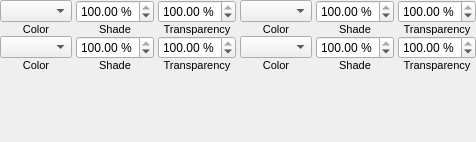
             <widget class="QWidget" name="page_4">
              <layout class="QVBoxLayout" name="verticalLayout_8">
               <property name="leftMargin">
                <number>0</number>
               </property>
               <property name="topMargin">
                <number>0</number>
               </property>
               <property name="rightMargin">
                <number>0</number>
               </property>
               <property name="bottomMargin">
                <number>0</number>
               </property>
               <item>
                <layout class="QGridLayout" name="gridLayout_4">
                 <property name="horizontalSpacing">
                  <number>4</number>
                 </property>
                 <property name="verticalSpacing">
                  <number>0</number>
                 </property>
                 <item row="0" column="1">
                  <layout class="QHBoxLayout" name="horizontalLayout_14">
                   <property name="spacing">
                    <number>4</number>
                   </property>
                   <item>
                    <layout class="QVBoxLayout" name="layoutColorPoint2">
                     <property name="spacing">
                      <number>0</number>
                     </property>
                     <item>
                      <widget class="ColorCombo" name="colorPoint2">
                       <property name="sizePolicy">
                        <sizepolicy hsizetype="Expanding" vsizetype="Fixed">
                         <horstretch>0</horstretch>
                         <verstretch>0</verstretch>
                        </sizepolicy>
                       </property>
                      </widget>
                     </item>
                     <item>
                      <widget class="QLabel" name="label_4">
                       <property name="font">
                        <font>
                         <pointsize>8</pointsize>
                        </font>
                       </property>
                       <property name="text">
                        <string>Color</string>
                       </property>
                       <property name="alignment">
                        <set>Qt::AlignCenter</set>
                       </property>
                      </widget>
                     </item>
                    </layout>
                   </item>
                   <item>
                    <layout class="QVBoxLayout" name="verticalLayout_17">
                     <property name="spacing">
                      <number>0</number>
                     </property>
                     <item>
                      <widget class="ScrSpinBox" name="color2Shade">
                       <property name="suffix">
                        <string> %</string>
                       </property>
                       <property name="minimum">
                        <double>0.000000000000000</double>
                       </property>
                       <property name="maximum">
                        <double>100.000000000000000</double>
                       </property>
                       <property name="singleStep">
                        <double>10.000000000000000</double>
                       </property>
                       <property name="value">
                        <double>100.000000000000000</double>
                       </property>
                      </widget>
                     </item>
                     <item>
                      <widget class="QLabel" name="label_8">
                       <property name="font">
                        <font>
                         <pointsize>8</pointsize>
                        </font>
                       </property>
                       <property name="text">
                        <string>Shade</string>
                       </property>
                       <property name="alignment">
                        <set>Qt::AlignCenter</set>
                       </property>
                      </widget>
                     </item>
                    </layout>
                   </item>
                   <item>
                    <layout class="QVBoxLayout" name="verticalLayout_19">
                     <property name="spacing">
                      <number>0</number>
                     </property>
                     <item>
                      <widget class="ScrSpinBox" name="color2Alpha">
                       <property name="suffix">
                        <string> %</string>
                       </property>
                       <property name="maximum">
                        <double>100.000000000000000</double>
                       </property>
                       <property name="singleStep">
                        <double>10.000000000000000</double>
                       </property>
                       <property name="value">
                        <double>100.000000000000000</double>
                       </property>
                      </widget>
                     </item>
                     <item>
                      <widget class="QLabel" name="label_9">
                       <property name="font">
                        <font>
                         <pointsize>8</pointsize>
                        </font>
                       </property>
                       <property name="text">
                        <string>Transparency</string>
                       </property>
                       <property name="alignment">
                        <set>Qt::AlignCenter</set>
                       </property>
                      </widget>
                     </item>
                    </layout>
                   </item>
                  </layout>
                 </item>
                 <item row="0" column="0">
                  <layout class="QHBoxLayout" name="horizontalLayout_13">
                   <property name="spacing">
                    <number>4</number>
                   </property>
                   <item>
                    <layout class="QVBoxLayout" name="layoutColorPoint1">
                     <property name="spacing">
                      <number>0</number>
                     </property>
                     <item>
                      <widget class="ColorCombo" name="colorPoint1">
                       <property name="sizePolicy">
                        <sizepolicy hsizetype="Expanding" vsizetype="Fixed">
                         <horstretch>0</horstretch>
                         <verstretch>0</verstretch>
                        </sizepolicy>
                       </property>
                      </widget>
                     </item>
                     <item>
                      <widget class="QLabel" name="label">
                       <property name="font">
                        <font>
                         <pointsize>8</pointsize>
                        </font>
                       </property>
                       <property name="text">
                        <string>Color</string>
                       </property>
                       <property name="alignment">
                        <set>Qt::AlignCenter</set>
                       </property>
                      </widget>
                     </item>
                    </layout>
                   </item>
                   <item>
                    <layout class="QVBoxLayout" name="verticalLayout_15">
                     <property name="spacing">
                      <number>0</number>
                     </property>
                     <item>
                      <widget class="ScrSpinBox" name="color1Shade">
                       <property name="suffix">
                        <string> %</string>
                       </property>
                       <property name="minimum">
                        <double>0.000000000000000</double>
                       </property>
                       <property name="maximum">
                        <double>100.000000000000000</double>
                       </property>
                       <property name="singleStep">
                        <double>10.000000000000000</double>
                       </property>
                       <property name="value">
                        <double>100.000000000000000</double>
                       </property>
                      </widget>
                     </item>
                     <item>
                      <widget class="QLabel" name="label_2">
                       <property name="font">
                        <font>
                         <pointsize>8</pointsize>
                        </font>
                       </property>
                       <property name="text">
                        <string>Shade</string>
                       </property>
                       <property name="alignment">
                        <set>Qt::AlignCenter</set>
                       </property>
                      </widget>
                     </item>
                    </layout>
                   </item>
                   <item>
                    <layout class="QVBoxLayout" name="verticalLayout_16">
                     <property name="spacing">
                      <number>0</number>
                     </property>
                     <item>
                      <widget class="ScrSpinBox" name="color1Alpha">
                       <property name="suffix">
                        <string> %</string>
                       </property>
                       <property name="maximum">
                        <double>100.000000000000000</double>
                       </property>
                       <property name="singleStep">
                        <double>10.000000000000000</double>
                       </property>
                       <property name="value">
                        <double>100.000000000000000</double>
                       </property>
                      </widget>
                     </item>
                     <item>
                      <widget class="QLabel" name="label_3">
                       <property name="font">
                        <font>
                         <pointsize>8</pointsize>
                        </font>
                       </property>
                       <property name="text">
                        <string>Transparency</string>
                       </property>
                       <property name="alignment">
                        <set>Qt::AlignCenter</set>
                       </property>
                      </widget>
                     </item>
                    </layout>
                   </item>
                  </layout>
                 </item>
                 <item row="4" column="0">
                  <layout class="QHBoxLayout" name="horizontalLayout_16">
                   <property name="spacing">
                    <number>4</number>
                   </property>
                   <item>
                    <layout class="QVBoxLayout" name="layoutColorPoint3">
                     <property name="spacing">
                      <number>0</number>
                     </property>
                     <item>
                      <widget class="ColorCombo" name="colorPoint4">
                       <property name="sizePolicy">
                        <sizepolicy hsizetype="Expanding" vsizetype="Fixed">
                         <horstretch>0</horstretch>
                         <verstretch>0</verstretch>
                        </sizepolicy>
                       </property>
                      </widget>
                     </item>
                     <item>
                      <widget class="QLabel" name="label_5">
                       <property name="font">
                        <font>
                         <pointsize>8</pointsize>
                        </font>
                       </property>
                       <property name="text">
                        <string>Color</string>
                       </property>
                       <property name="alignment">
                        <set>Qt::AlignCenter</set>
                       </property>
                      </widget>
                     </item>
                    </layout>
                   </item>
                   <item>
                    <layout class="QVBoxLayout" name="verticalLayout_25">
                     <property name="spacing">
                      <number>0</number>
                     </property>
                     <item>
                      <widget class="ScrSpinBox" name="color4Alpha">
                       <property name="suffix">
                        <string> %</string>
                       </property>
                       <property name="maximum">
                        <double>100.000000000000000</double>
                       </property>
                       <property name="singleStep">
                        <double>10.000000000000000</double>
                       </property>
                       <property name="value">
                        <double>100.000000000000000</double>
                       </property>
                      </widget>
                     </item>
                     <item>
                      <widget class="QLabel" name="label_6">
                       <property name="font">
                        <font>
                         <pointsize>8</pointsize>
                        </font>
                       </property>
                       <property name="text">
                        <string>Shade</string>
                       </property>
                       <property name="alignment">
                        <set>Qt::AlignCenter</set>
                       </property>
                      </widget>
                     </item>
                    </layout>
                   </item>
                   <item>
                    <layout class="QVBoxLayout" name="verticalLayout_24">
                     <property name="spacing">
                      <number>0</number>
                     </property>
                     <item>
                      <widget class="ScrSpinBox" name="color4Shade">
                       <property name="suffix">
                        <string> %</string>
                       </property>
                       <property name="minimum">
                        <double>0.000000000000000</double>
                       </property>
                       <property name="maximum">
                        <double>100.000000000000000</double>
                       </property>
                       <property name="singleStep">
                        <double>10.000000000000000</double>
                       </property>
                       <property name="value">
                        <double>100.000000000000000</double>
                       </property>
                      </widget>
                     </item>
                     <item>
                      <widget class="QLabel" name="label_7">
                       <property name="font">
                        <font>
                         <pointsize>8</pointsize>
                        </font>
                       </property>
                       <property name="text">
                        <string>Transparency</string>
                       </property>
                       <property name="alignment">
                        <set>Qt::AlignCenter</set>
                       </property>
                      </widget>
                     </item>
                    </layout>
                   </item>
                  </layout>
                 </item>
                 <item row="4" column="1">
                  <layout class="QHBoxLayout" name="horizontalLayout_15">
                   <property name="spacing">
                    <number>4</number>
                   </property>
                   <item>
                    <layout class="QVBoxLayout" name="layoutColorPoint4">
                     <property name="spacing">
                      <number>0</number>
                     </property>
                     <item>
                      <widget class="ColorCombo" name="colorPoint3">
                       <property name="sizePolicy">
                        <sizepolicy hsizetype="Expanding" vsizetype="Fixed">
                         <horstretch>0</horstretch>
                         <verstretch>0</verstretch>
                        </sizepolicy>
                       </property>
                      </widget>
                     </item>
                     <item>
                      <widget class="QLabel" name="colorPointLabel">
                       <property name="font">
                        <font>
                         <pointsize>8</pointsize>
                        </font>
                       </property>
                       <property name="text">
                        <string>Color</string>
                       </property>
                       <property name="alignment">
                        <set>Qt::AlignCenter</set>
                       </property>
                      </widget>
                     </item>
                    </layout>
                   </item>
                   <item>
                    <layout class="QVBoxLayout" name="verticalLayout_21">
                     <property name="spacing">
                      <number>0</number>
                     </property>
                     <item>
                      <widget class="ScrSpinBox" name="color3Shade">
                       <property name="suffix">
                        <string> %</string>
                       </property>
                       <property name="minimum">
                        <double>0.000000000000000</double>
                       </property>
                       <property name="maximum">
                        <double>100.000000000000000</double>
                       </property>
                       <property name="singleStep">
                        <double>10.000000000000000</double>
                       </property>
                       <property name="value">
                        <double>100.000000000000000</double>
                       </property>
                      </widget>
                     </item>
                     <item>
                      <widget class="QLabel" name="colorShadeLabel">
                       <property name="font">
                        <font>
                         <pointsize>8</pointsize>
                        </font>
                       </property>
                       <property name="text">
                        <string>Shade</string>
                       </property>
                       <property name="alignment">
                        <set>Qt::AlignCenter</set>
                       </property>
                      </widget>
                     </item>
                    </layout>
                   </item>
                   <item>
                    <layout class="QVBoxLayout" name="verticalLayout_22">
                     <property name="spacing">
                      <number>0</number>
                     </property>
                     <item>
                      <widget class="ScrSpinBox" name="color3Alpha">
                       <property name="suffix">
                        <string> %</string>
                       </property>
                       <property name="maximum">
                        <double>100.000000000000000</double>
                       </property>
                       <property name="singleStep">
                        <double>10.000000000000000</double>
                       </property>
                       <property name="value">
                        <double>100.000000000000000</double>
                       </property>
                      </widget>
                     </item>
                     <item>
                      <widget class="QLabel" name="colorAlphaLabel">
                       <property name="font">
                        <font>
                         <pointsize>8</pointsize>
                        </font>
                       </property>
                       <property name="text">
                        <string>Transparency</string>
                       </property>
                       <property name="alignment">
                        <set>Qt::AlignCenter</set>
                       </property>
                      </widget>
                     </item>
                    </layout>
                   </item>
                  </layout>
                 </item>
                </layout>
               </item>
               <item>
                <spacer name="verticalSpacer">
                 <property name="orientation">
                  <enum>Qt::Vertical</enum>
                 </property>
                 <property name="sizeHint" stdset="0">
                  <size>
                   <width>20</width>
                   <height>70</height>
                  </size>
                 </property>
                </spacer>
               </item>
              </layout>
             </widget>
